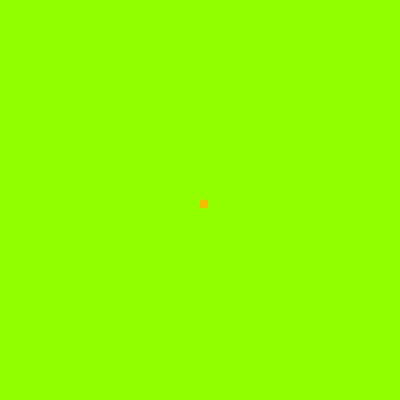
Frame 1 (no input)
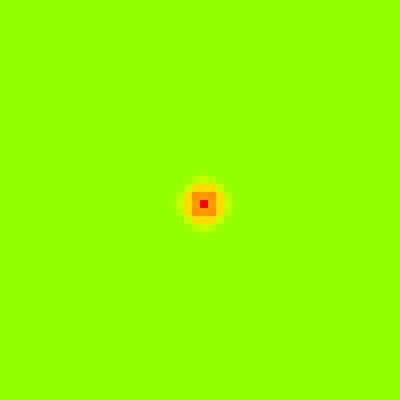
Frame 60 (no input)
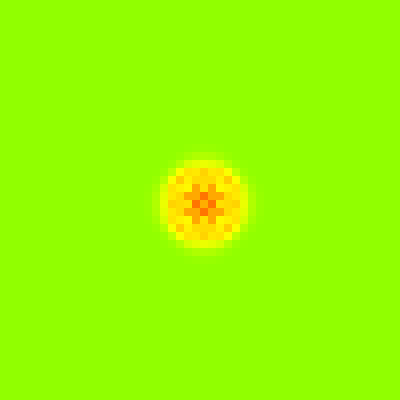
Frame 120 (the mouse pressed at the canvas centre since frame 60)

The p5.js sketch that drew these frames (run headless with seeded random() and noise() and a simulated clock; from frame 60 on, the mouse is pressed at the canvas centre):

// p5.js sketch
// ── sketch.js
// A Cell is a {displacement: number, velocity: number, acceleration: number}

// A Grid is a 2D array of Cells

const C = .1
const dt = .5


function initialize(width, height) {
  const grid = []
  for (let r = 0; r < height; r++) {
    const row = []
    for (let c = 0; c < width; c++) {
      // plane wave from left
      // row.push({displacement: c == 0 ? 1 : 0, velocity: 0, acceleration: 0})
      // positive displacement at top left
      // row.push({displacement: c <= 5 && r <= 5 ? 1 : 0, velocity: 0, acceleration: 0})
      // impulse at the center
      row.push({displacement: 0, velocity: c === Math.floor(width / 2) && r === Math.floor(width / 2) ? 1 : 0, acceleration: 0})
    }
    grid.push(row)
  }
  return grid
}

function step(grid) {
  const height = grid.length
  const width = grid[0].length
  
  const newGrid = []
  for (let r = 0; r < height; r++) {
    const row = []
    for (let c = 0; c < width; c++) {
      const displacement = constrain(grid[r][c].displacement + grid[r][c].velocity * dt, -1, 1)
      const d2udx2 = getD2Udx2(grid, r, c)
      const d2udy2 = getD2udy2(grid, r, c)
      // from the wave equation
      const acceleration = C * C * (d2udx2 + d2udy2)
      const velocity = grid[r][c].velocity + acceleration * dt
      if (r == 5 && c === 5) {
        // debugger
      }
      row.push({displacement, velocity, acceleration})
    }
    newGrid.push(row)
  }
  return newGrid
}

function getD2Udx2(grid, r, c) {
  const width = grid[0].length
  const left = c === 0 ? 0 : grid[r][c-1].displacement
  const displacement = grid[r][c].displacement
  const right = c === width - 1 ? 0 : grid[r][c+1].displacement
  return right + left - 2 * displacement
}

function getD2udy2(grid, r, c) {
  const height = grid.length
  const up = r === 0 ? 0 : grid[r-1][c].displacement
  const displacement = grid[r][c].displacement
  const down = r === height - 1 ? 0 : grid[r+1][c].displacement
  return up + down - 2 * displacement
}

function show(grid) {
  const gridHeight = grid.length
  const gridWidth = grid[0].length
  const cellWidth = width / gridWidth
  const cellHeight = height / gridHeight
  for (let r = 0; r < gridHeight; r++) {
    for (let c = 0; c < gridWidth; c++) {
      const displacement = grid[r][c].displacement
      const hue = map(displacement, -1, 1, 172, 0)
      fill(hue, 255, 255)
      rect(c*cellWidth, r*cellHeight, cellWidth, cellHeight)
    }
  }
}

let grid

function setup() {
  createCanvas(400, 400);
  noStroke()
  colorMode(HSB)
  grid = initialize(50,50)
}

function draw() {
  background(51);
  grid = step(grid)
  show(grid)
}
